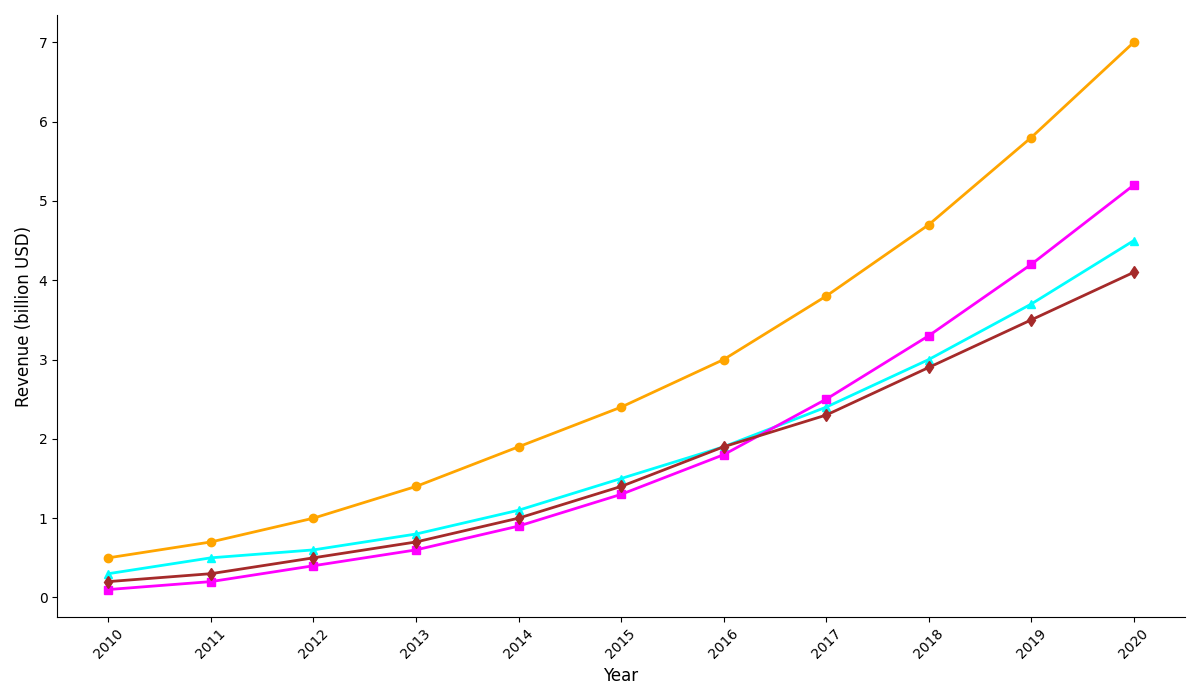

Write the Python code that produced this figure.
import numpy as np
import matplotlib.pyplot as plt

years = np.arange(2010, 2021)

esports_revenue = np.array([0.5, 0.7, 1.0, 1.4, 1.9, 2.4, 3.0, 3.8, 4.7, 5.8, 7.0])
robot_combat_revenue = np.array([0.3, 0.5, 0.6, 0.8, 1.1, 1.5, 1.9, 2.4, 3.0, 3.7, 4.5])
drone_racing_revenue = np.array([0.1, 0.2, 0.4, 0.6, 0.9, 1.3, 1.8, 2.5, 3.3, 4.2, 5.2])
ar_sports_revenue = np.array([0.2, 0.3, 0.5, 0.7, 1.0, 1.4, 1.9, 2.3, 2.9, 3.5, 4.1])

fig, ax = plt.subplots(figsize=(12, 7))

ax.plot(years, esports_revenue, marker='o', linestyle='-', color='orange', linewidth=2)
ax.plot(years, robot_combat_revenue, marker='^', linestyle='-', color='cyan', linewidth=2)
ax.plot(years, drone_racing_revenue, marker='s', linestyle='-', color='magenta', linewidth=2)
ax.plot(years, ar_sports_revenue, marker='d', linestyle='-', color='brown', linewidth=2)

ax.set_xlabel('Year', fontsize=12)
ax.set_ylabel('Revenue (billion USD)', fontsize=12)

ax.set_xticks(years)
ax.set_xticklabels(years, rotation=45)

ax.spines['top'].set_visible(False)
ax.spines['right'].set_visible(False)

plt.tight_layout()
plt.show()
